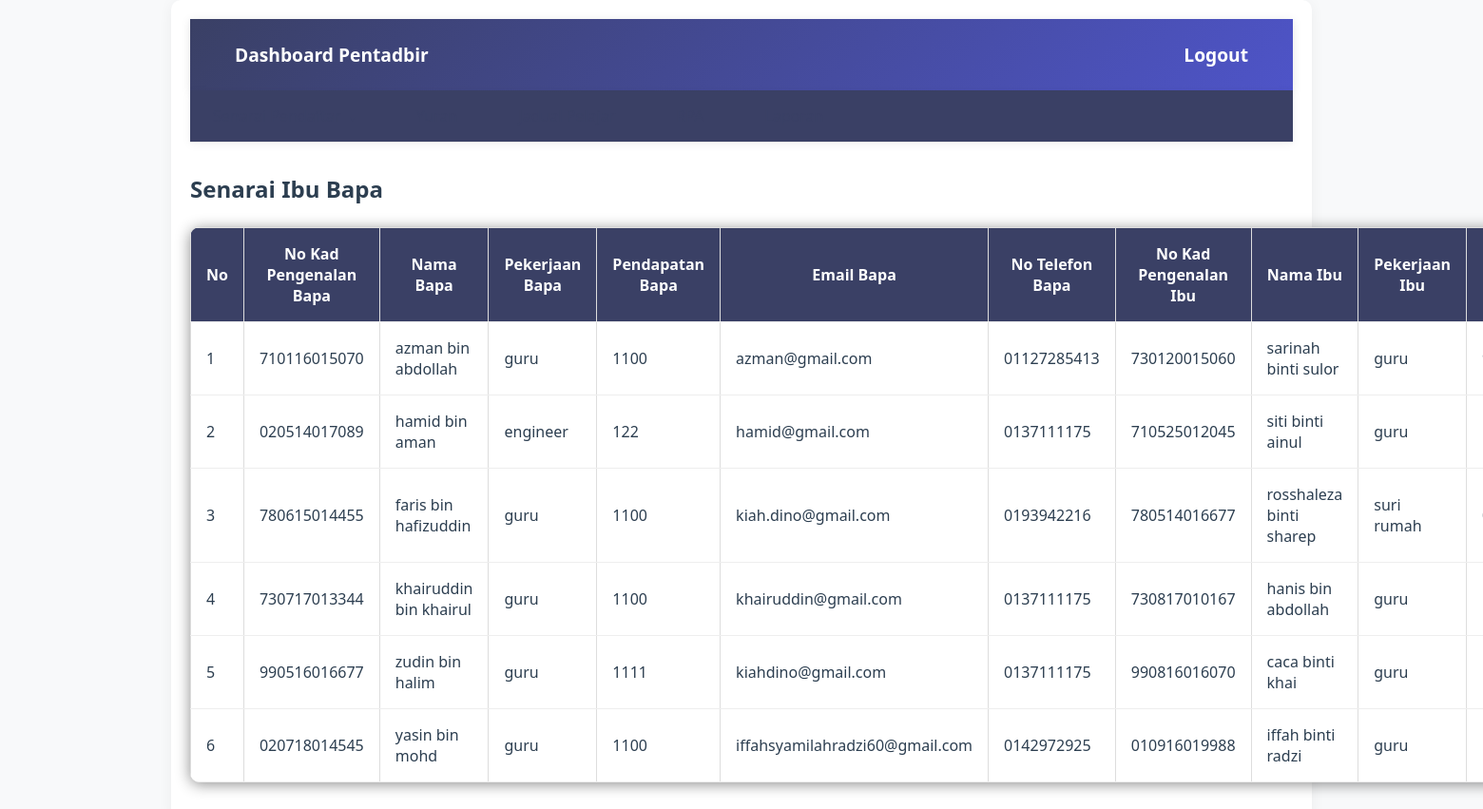
/admin_ibubapa.php, run on the app's committed database.
### tables this page shows
CREATE TABLE `ibubapa` (
  `id_ibubapa` int(11) NOT NULL,
  `ic_bapa` varchar(20) NOT NULL,
  `nama_bapa` varchar(100) NOT NULL,
  `pekerjaan_bapa` varchar(100) DEFAULT NULL,
  `pendapatan_bapa` float DEFAULT NULL,
  `email_bapa` varchar(100) DEFAULT NULL,
  `no_bapa` varchar(15) DEFAULT NULL,
  `ic_ibu` varchar(20) DEFAULT NULL,
  `nama_ibu` varchar(100) DEFAULT NULL,
  `pekerjaan_ibu` varchar(100) DEFAULT NULL,
  `pendapatan_ibu` float DEFAULT NULL,
  `no_ibu` varchar(15) DEFAULT NULL,
  `EmailIbu` varchar(100) DEFAULT NULL,
  `username` varchar(100) NOT NULL,
  `password` varchar(20) NOT NULL,
  `peranan_id` int(11) NOT NULL DEFAULT 2,
  `pengesahan` tinyint(1) DEFAULT NULL
);

### admin_ibubapa.php (the view, shortened to what this page needs)
<?php
include 'config.php';
$sql = "SELECT * FROM ibubapa";
$result = $conn->query($sql);
?>
<!DOCTYPE html>
<html lang="en">
<head>
    <link rel="stylesheet" href="css/dashboard.css">
</head>
<body class="dashboard-container">
    <div class="container">
        <header>
            <a href="pentadbir_dashboard.php"><span>Dashboard Pentadbir</span></a>
            <a href="logout.php">Logout</a>
        </header>
        <nav>
            <ul>
                <li class="dropdown-parent">
                    <a href="#">Senarai Pendaftar <span class="dropdown-icon">&#x25BC;</span></a>
                </li>
                <li><a href="#">Yuran</a></li>
                <li><a href="admin_jadual.php">Jadual Pelajar</a></li>
                <li><a href="pentadbirRPA.php">RPA</a></li>
                <li><a href="pentadbirLaporan.php">Laporan</a></li>
            </ul>
        </nav>
    <h2>Senarai Ibu Bapa</h2>
    <table>
        <thead>
            <tr>
                <th>No</th>
                <th>No Kad Pengenalan Bapa</th>
                <th>Nama Bapa</th>
                <th>Pekerjaan Bapa</th>
                <th>Pendapatan Bapa</th>
                <th>Email Bapa</th>
                <th>No Telefon Bapa</th>
                <th>No Kad Pengenalan Ibu</th>
                <th>Nama Ibu</th>
                <th>Pekerjaan Ibu</th>
                <th>Pendapatan Ibu</th>
            </tr>
        </thead>
        <tbody>
            <?php
            if ($result->num_rows > 0) {
                $no = 1;
                while ($row = $result->fetch_assoc()) {
                    echo "<tr>
                        <td>$no</td>
                        <td>{$row['ic_bapa']}</td>
                        <td>{$row['nama_bapa']}</td>
                        <td>{$row['pekerjaan_bapa']}</td>
                        <td>{$row['pendapatan_bapa']}</td>
                        <td>{$row['email_bapa']}</td>
                        <td>{$row['no_bapa']}</td>
                        <td>{$row['ic_ibu']}</td>
                        <td>{$row['nama_ibu']}</td>
                        <td>{$row['pekerjaan_ibu']}</td>
                        <td>{$row['pendapatan_ibu']}</td>
                        <td>{$row['no_ibu']}</td>
                        <td>{$row['EmailIbu']}</td>
                        <td><a href='?delete={$row['ic_bapa']}'><button>Delete</button></a></td>
                    </tr>";
                    $no++;
                }
            } else {
                echo "<tr><td colspan='8'>No records found.</td></tr>";
            }
            ?>
        </tbody>
    </table>
</body>
</html>

### css/dashboard.css (style rules this page uses)
.dashboard-container { font-family: 'Segoe UI', system-ui, -apple-system, sans-serif; margin: 0; padding: 0; background: #f8f9fa; color: #2c3e50; width: 100%; box-sizing: border-box; min-height: 100vh; }
.dashboard-container .container { max-width: 1200px; width: 100%; margin: 0 auto; padding: 20px; background: #fff; box-shadow: 0 2px 15px rgba(0, 0, 0, 0.05); border-radius: 10px; box-sizing: border-box; }
.dashboard-container header { display: flex; justify-content: space-between; align-items: center; background: linear-gradient(135deg, #3a4065 0%, #4e54c8 100%); padding: 1rem 2rem; color: white; font-size: 1.2em; font-weight: bold; width: 100%; box-sizing: border-box; box-shadow: 0 2px 10px rgba(0, 0, 0, 0.1); }
.dashboard-container header a { color: white; text-decoration: none; font-size: 1em; padding: 8px 15px; border-radius: 5px; transition: all 0.3s ease; }
.dashboard-container nav { background: #ffffff; border-bottom: 1px solid rgba(0, 0, 0, 0.1); width: 100%; box-sizing: border-box; margin-bottom: 2rem; box-shadow: 0 2px 10px rgba(0, 0, 0, 0.05); }
.dashboard-container nav ul { list-style: none; padding: 0; margin: 0; display: flex; align-items: center; gap: 1rem; }
.dashboard-container nav ul li { position: relative; }
.dashboard-container nav ul li a { color: #3a4065; text-decoration: none; padding: 1rem 1.5rem; display: block; font-weight: 500; transition: all 0.3s ease; }
.dropdown-parent > a { display: flex; align-items: center; gap: 5px; }
.dropdown-icon { font-size: 0.8em; transition: transform 0.3s ease; }
.dashboard-container table { width: 80%; border-collapse: collapse; margin: 1.5rem auto; background: white; border-radius: 10px; overflow: hidden; box-shadow: 0 2px 15px rgba(0, 0, 0, 0.449); }
.dashboard-container th, .dashboard-container td { padding: 1rem; border-bottom: 1px solid #eee; }
.dashboard-container th { background: #3a4065; font-weight: 600; color: #ffffff; text-align: center; }
.dashboard-container td { text-align: left; }
nav ul { list-style-type: none; margin: 0; padding: 0; display: flex; gap: 10px; background-color: #3a4065; padding: 10px; }
nav ul li { display: inline; }
nav ul li a { text-decoration: none; color: white; font-weight: bold; padding: 8px 15px; border-radius: 5px; }
.dropdown-parent { position: relative; }
.dropdown-icon { margin-left: 5px; font-size: 0.8em; }

### admin_ibubapa.php (style rules this page uses)
table { width: 100%; border-collapse: collapse; }
th, td { padding: 8px; border: 1px solid #ddd; text-align: center; }
th { background-color: #f4f4f4; }
nav ul { list-style-type: none; padding: 0; margin: 0; }
nav ul li { position: relative; }
nav ul li a { text-decoration: none; color: #000; display: flex; align-items: center; }
nav ul li .dropdown-icon { margin-left: 5px; font-size: 6px; }
.dropdown-parent > a { cursor: pointer; }

### data on the page
ibubapa: ic_bapa "710116015070", nama_bapa "azman bin abdollah", pekerjaan_bapa "guru", pendapatan_bapa "1100", email_bapa "azman@gmail.com", no_bapa "01127285413", ic_ibu "730120015060", nama_ibu "sarinah binti sulor", pekerjaan_ibu "guru"
ibubapa: ic_bapa "020514017089", nama_bapa "hamid bin aman", pekerjaan_bapa "engineer", pendapatan_bapa "122", email_bapa "hamid@gmail.com", no_bapa "0137111175", ic_ibu "710525012045", nama_ibu "siti binti ainul", pekerjaan_ibu "guru"
ibubapa: ic_bapa "780615014455", nama_bapa "faris bin hafizuddin", pekerjaan_bapa "guru", pendapatan_bapa "1100", email_bapa "kiah.dino@gmail.com", no_bapa "0193942216", ic_ibu "780514016677", nama_ibu "rosshaleza binti sharep", pekerjaan_ibu "suri rumah"
ibubapa: ic_bapa "730717013344", nama_bapa "khairuddin bin khairul", pekerjaan_bapa "guru", pendapatan_bapa "1100", email_bapa "khairuddin@gmail.com", no_bapa "0137111175", ic_ibu "730817010167", nama_ibu "hanis bin abdollah", pekerjaan_ibu "guru"
ibubapa: ic_bapa "990516016677", nama_bapa "zudin bin halim", pekerjaan_bapa "guru", pendapatan_bapa "1111", email_bapa "kiahdino@gmail.com", no_bapa "0137111175", ic_ibu "990816016070", nama_ibu "caca binti khai", pekerjaan_ibu "guru"
ibubapa: ic_bapa "020718014545", nama_bapa "yasin bin mohd", pekerjaan_bapa "guru", pendapatan_bapa "1100", email_bapa "iffahsyamilahradzi60@gmail.com", no_bapa "0142972925", ic_ibu "010916019988", nama_ibu "iffah binti radzi", pekerjaan_ibu "guru"
